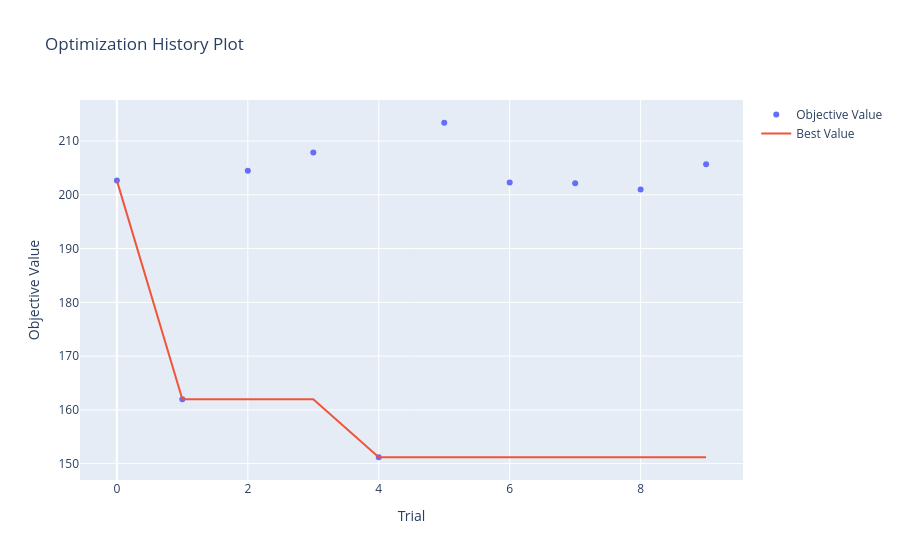

Notebook cell for this chart:
### Markdown cell above
## Visualizing the Optimization process

### Best Performance over Time
Optuna provides built-in visualization tools based on Plotly to easily explore our results.

### Code cell
from optuna.visualization import plot_optimization_history

# Plot the optimization history showing the objective value over trials
plot_optimization_history(study)

### Figure 1 — Plotly figure (JSON) as saved in the notebook; plotly's stock layout.template omitted (floating-point values rounded to 4 significant figures)
{"data": [{"mode": "markers", "name": "Objective Value", "x": [0, 1, 2, 3, 4, 5, 6, 7, 8, 9], "y": [202.6, 162.0, 204.5, 207.9, 151.2, 213.4, 202.3, 202.2, 201.0, 205.7], "type": "scatter"}, {"mode": "lines", "name": "Best Value", "x": [0, 1, 2, 3, 4, 5, 6, 7, 8, 9], "y": [202.6, 162.0, 162.0, 162.0, 151.2, 151.2, 151.2, 151.2, 151.2, 151.2], "type": "scatter"}, {"marker": {"color": "#cccccc"}, "mode": "markers", "name": "Infeasible Trial", "showlegend": false, "x": [], "y": [], "type": "scatter"}], "layout": {"title": {"text": "Optimization History Plot"}, "xaxis": {"title": {"text": "Trial"}}, "yaxis": {"title": {"text": "Objective Value"}}}}
